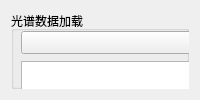
      <widget class="QWidget" name="tab_position">
       <attribute name="icon">
        <iconset>
         <normaloff>../source/icon/XLS.png</normaloff>../source/icon/XLS.png</iconset>
       </attribute>
       <attribute name="title">
        <string>数据读取</string>
       </attribute>
       <layout class="QVBoxLayout" name="verticalLayout_2">
        <item>
         <layout class="QHBoxLayout" name="horizontalLayout" stretch="2">
          <item>
           <widget class="QGroupBox" name="groupBox">
            <property name="title">
             <string>光谱数据加载</string>
            </property>
            <widget class="QPushButton" name="btn_SpectrumInput">
             <property name="geometry">
              <rect>
               <x>10</x>
               <y>20</y>
               <width>641</width>
               <height>23</height>
              </rect>
             </property>
             <property name="text">
              <string>光谱数据读入</string>
             </property>
            </widget>
            <widget class="QTableWidget_with_spinner" name="dataset_Spectrumtable">
             <property name="geometry">
              <rect>
               <x>10</x>
               <y>50</y>
               <width>641</width>
               <height>561</height>
              </rect>
             </property>
             <property name="toolTip">
              <string extracomment="&quot;njfsdgfhsdf&quot;"/>
             </property>
             <property name="toolTipDuration">
              <number>30000</number>
             </property>
             <property name="editTriggers">
              <set>QAbstractItemView::NoEditTriggers</set>
             </property>
            </widget>
            <widget class="QGroupBox" name="groupBox_4">
             <property name="geometry">
              <rect>
               <x>660</x>
               <y>0</y>
               <width>325</width>
               <height>618</height>
              </rect>
             </property>
             <property name="title">
              <string>指标加载</string>
             </property>
             <widget class="QPushButton" name="btn_IndexInput">
              <property name="geometry">
               <rect>
                <x>360</x>
                <y>20</y>
                <width>121</width>
                <height>23</height>
               </rect>
              </property>
              <property name="text">
               <string>指标数据读入</string>
              </property>
             </widget>
             <widget class="QTableWidget_with_spinner" name="dataset_Indextable">
              <property name="geometry">
               <rect>
                <x>360</x>
                <y>50</y>
                <width>121</width>
                <height>561</height>
               </rect>
              </property>
              <property name="toolTip">
               <string extracomment="&quot;njfsdgfhsdf&quot;"/>
              </property>
              <property name="toolTipDuration">
               <number>30000</number>
              </property>
              <property name="editTriggers">
               <set>QAbstractItemView::NoEditTriggers</set>
              </property>
             </widget>
             <widget class="QPushButton" name="btn_IndexInput_2">
              <property name="geometry">
               <rect>
                <x>10</x>
                <y>20</y>
                <width>301</width>
                <height>23</height>
               </rect>
              </property>
              <property name="text">
               <string>指标数据读入</string>
              </property>
             </widget>
             <widget class="QTableWidget_with_spinner" name="dataset_Indextable_2">
              <property name="geometry">
               <rect>
                <x>10</x>
                <y>50</y>
                <width>301</width>
                <height>561</height>
               </rect>
              </property>
              <property name="toolTip">
               <string extracomment="&quot;njfsdgfhsdf&quot;"/>
              </property>
              <property name="toolTipDuration">
               <number>30000</number>
              </property>
              <property name="editTriggers">
               <set>QAbstractItemView::NoEditTriggers</set>
              </property>
             </widget>
            </widget>
           </widget>
          </item>
         </layout>
        </item>
       </layout>
      </widget>
